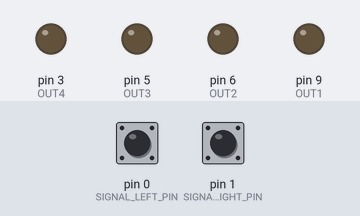
Simulated run of this sketch. Board: Arduino Uno, built with avr-gcc and run on an emulated ATmega328P. On the bench: output pins drawn as LEDs (lit = HIGH). The test bench sets the inputs (shaded band); at power-on: pin 0 (SIGNAL_LEFT_PIN) LOW, pin 1 (SIGNAL_RIGHT_PIN) LOW.

Above: at 3.2 s.
3.3 s: pin 0 (SIGNAL_LEFT_PIN) pulled HIGH for 0.25 s
At 4.0 s:
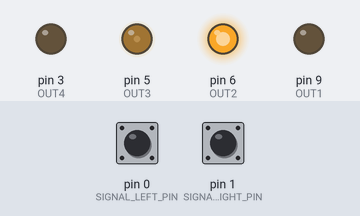
6.5 s: pin 1 (SIGNAL_RIGHT_PIN) pulled HIGH for 0.25 s
At 8.4 s:
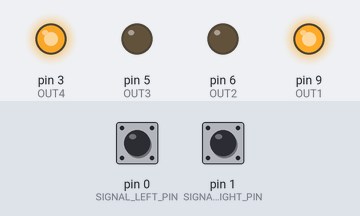
9.7 s: pin 0 (SIGNAL_LEFT_PIN) pulsed HIGH 2 times (0.12 s each, 0.3 s apart)
At 11.3 s:
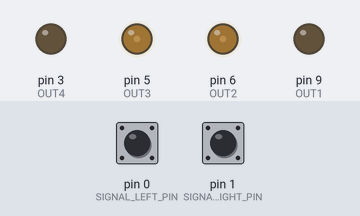
13.3 s: pin 1 (SIGNAL_RIGHT_PIN) pulsed HIGH 5 times (0.12 s each, 0.3 s apart)
At 16.6 s:
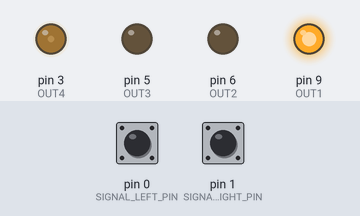
Timing chart, 0 to 18.8 s (numbered marks = the images above; inputs shaded):
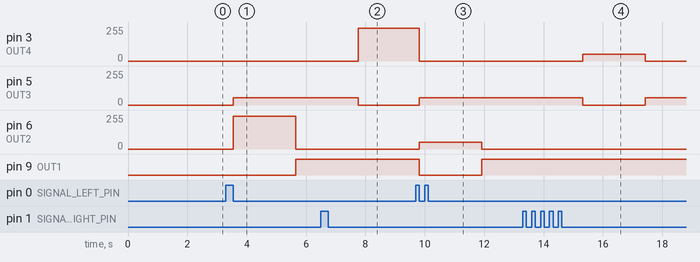

Measured:
- after the input at 3.3 s, pin 5 (OUT3): 0/255 → 53/255 after 0.25 s instead of 0.70 s; pin 6 (OUT2): 0/255 → 244/255 after 0.25 s, → 0/255 2.1 s later; pin 9 (OUT1): LOW → HIGH after 2.4 s instead of 0.70 s
- after the input at 6.5 s, pin 3 (OUT4): 0/255 → 244/255 after 1.3 s; pin 5 (OUT3): 53/255 → 0/255 after 1.3 s
- after the input at 9.7 s, pin 6 (OUT2): 0/255 → 50/255 after 0.12 s, → 0/255 2.1 s later; pin 9 (OUT1): HIGH → LOW after 0.12 s, → HIGH 2.1 s later
- after the input at 13.3 s, pin 3 (OUT4): 0/255 → 50/255 after 2.0 s, → 0/255 2.1 s later; pin 5 (OUT3): 53/255 → 0/255 after 2.0 s, → 53/255 2.1 s later

The sketch:

checkSignal1.1.ino
```cpp
const int SIGNAL_RIGHT_PIN = 1;
const int SIGNAL_LEFT_PIN = 0;

const int OUT1 = 9;
const int OUT2 = 6;
const int OUT3 = 5;
const int OUT4 = 3;

void setup() {
  pinMode(SIGNAL_RIGHT_PIN, INPUT);
  pinMode(SIGNAL_LEFT_PIN, INPUT);
  pinMode(OUT1, OUTPUT);
  pinMode(OUT2, OUTPUT);
  pinMode(OUT3, OUTPUT);
  pinMode(OUT4, OUTPUT);
  delay(2000);
}

void loop()
{
  long signalRight = pulseIn(SIGNAL_RIGHT_PIN, HIGH);
  long signalLeft = pulseIn(SIGNAL_LEFT_PIN, HIGH);

  int lead1 = calculateLeadPin1(signalRight);
  int lead2 = calculateLeadPin2(signalRight);

  setRightMotor(lead1, lead2);

  lead1 = calculateLeadPin1(signalLeft);
  lead2 = calculateLeadPin2(signalLeft);

  setLeftMotor(lead1, lead2);

  delay(100);
}

/////////////////////////////////////////////////////////////////
//-------------------------SIGNAL PROCESSING-------------------//
/////////////////////////////////////////////////////////////////

/**
   Calculates the motor controlling signals first lead value
   based on the signalValue
*/
int calculateLeadPin1(long signalValue) {
  float sv = signalValue;
  if (signalValue > 1450) {
    return 0;
  } else {
    int ov = (int)((sv - 1000) / 450.0 * 255.0);
    return 255 - ov;
  }
}

/**
   Calculates the motor controlling signals second lead value
   based on the signalValue
*/
int calculateLeadPin2(long signalValue) {
  float sv = signalValue;
  if (signalValue < 1550) {
    return 0;
  } else {
    return (int)((sv - 1550) / 450.0 * 255.0);
  }
}

/////////////////////////////////////////////////////////////////
//----------------------------MOTOR CONTROLL-------------------//
/////////////////////////////////////////////////////////////////

/**
   Based on the lead values sets the left motors output PWM
*/
void setLeftMotor(int lead1, int lead2) {
  if (lead1 <= 0) {
    analogWrite(OUT1, LOW);
  } else {
    analogWrite(OUT1, lead1);
  }

  if (lead2 <= 0) {
    analogWrite(OUT2, LOW);
  } else {
    analogWrite(OUT2, lead2);
  }
}

/**
   Based on the lead values sets the right motors output PWM
*/
void setRightMotor(int lead1, int lead2) {
  if (lead1 == 0) {
    analogWrite(OUT3, LOW);
  } else {
    analogWrite(OUT3, lead1);
  }

  if (lead2 == 0) {
    analogWrite(OUT4, LOW);
  } else {
    analogWrite(OUT4, lead2);
  }
}
```
